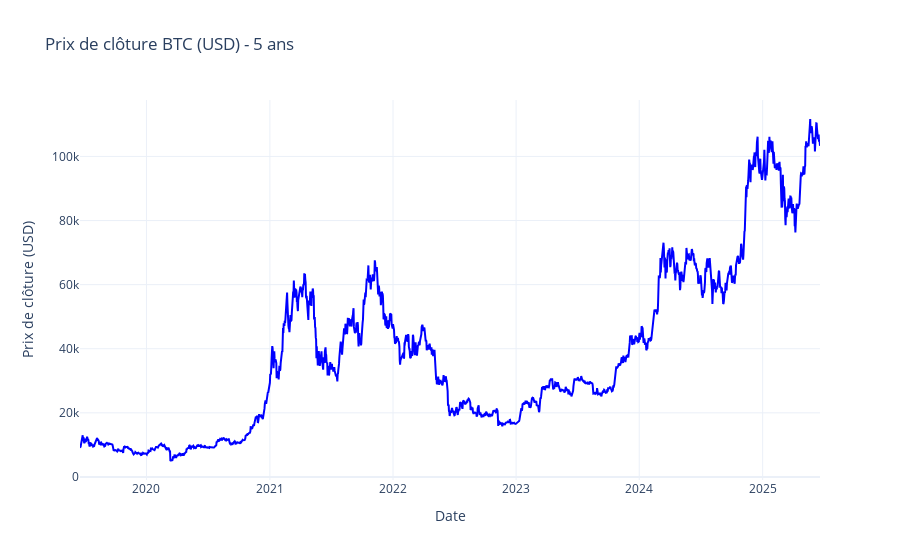
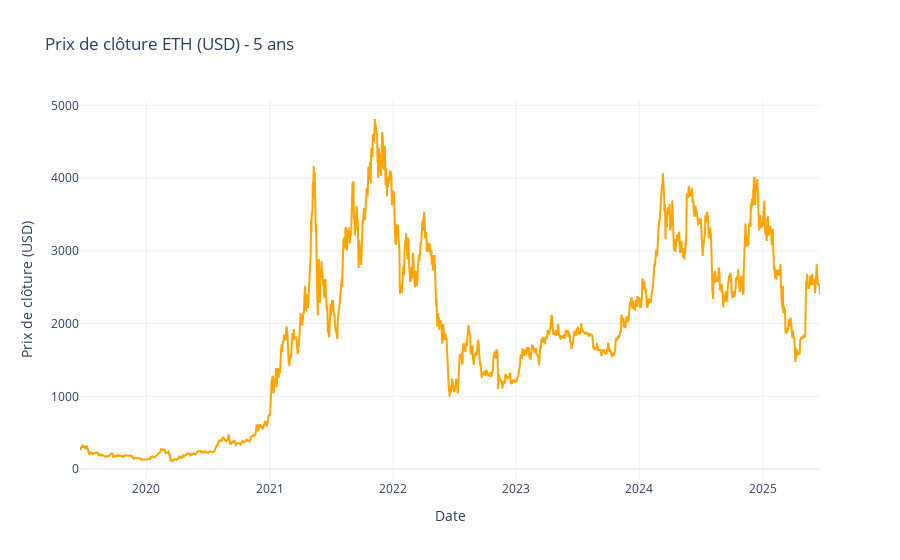

These figures' notebook cell, in order:
### Code cell
import plotly.graph_objects as go

# --- BTC ---
fig_btc = go.Figure()
fig_btc.add_trace(
    go.Scatter(
        x=btc.index,
        y=btc['Close_BTC-USD'],
        mode='lines',
        name='BTC Close',
        line=dict(color='blue')
    )
)
fig_btc.update_layout(
    title='Prix de clôture BTC (USD) - 5 ans',
    xaxis_title='Date',
    yaxis_title='Prix de clôture (USD)',
    template='plotly_white'
)
fig_btc.show()

# --- ETH ---
fig_eth = go.Figure()
fig_eth.add_trace(
    go.Scatter(
        x=eth.index,
        y=eth['Close_ETH-USD'],
        mode='lines',
        name='ETH Close',
        line=dict(color='orange')
    )
)
fig_eth.update_layout(
    title='Prix de clôture ETH (USD) - 5 ans',
    xaxis_title='Date',
    yaxis_title='Prix de clôture (USD)',
    template='plotly_white'
)
fig_eth.show()

### Figure 1 — Plotly figure (JSON) as saved in the notebook; plotly's stock layout.template omitted (floating-point values rounded to 4 significant figures; data arrays with more than 128 entries replaced by an {"elided": "..."} marker saying what was removed)
{"data": [{"line": {"color": "blue"}, "mode": "lines", "name": "BTC Close", "type": "scatter", "x": {"elided": "2195 str values"}, "y": {"elided": "2195 float values"}}], "layout": {"title": {"text": "Prix de clôture BTC (USD) - 5 ans"}, "xaxis": {"title": {"text": "Date"}}, "yaxis": {"title": {"text": "Prix de clôture (USD)"}}}}

### Figure 2 — Plotly figure (JSON) as saved in the notebook; plotly's stock layout.template omitted (floating-point values rounded to 4 significant figures; data arrays with more than 128 entries replaced by an {"elided": "..."} marker saying what was removed)
{"data": [{"line": {"color": "orange"}, "mode": "lines", "name": "ETH Close", "type": "scatter", "x": {"elided": "2195 str values"}, "y": {"elided": "2195 float values"}}], "layout": {"title": {"text": "Prix de clôture ETH (USD) - 5 ans"}, "xaxis": {"title": {"text": "Date"}}, "yaxis": {"title": {"text": "Prix de clôture (USD)"}}}}
